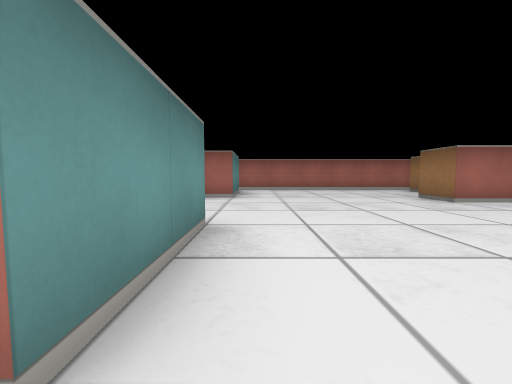
View 1 (above)

16 first-person views from a walk through a cub3D maze. The camera is about half as high as the walls, tilts 4° down and sees 90° across. The floor is counted in squares. Each view is taken from the middle of a square. On the plan, view 1 faces up. The plan holds only what a view shows up to about 9 squares ahead; the rest is blank.

View 2
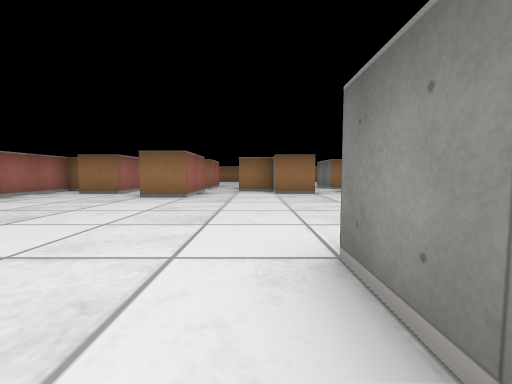

View 3
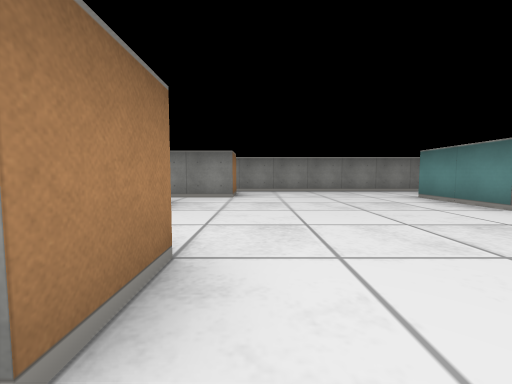

View 4
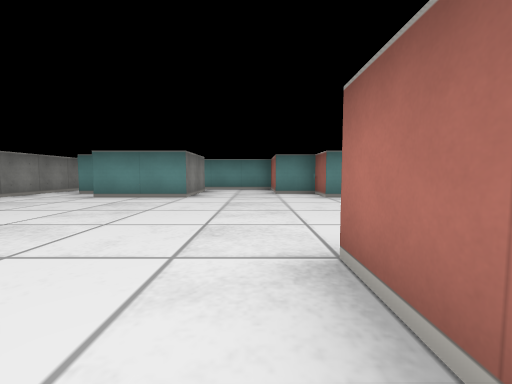

View 5
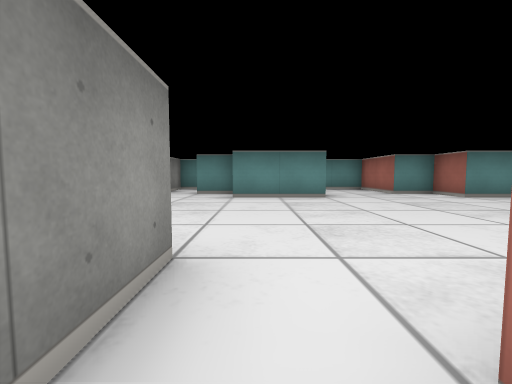

View 6
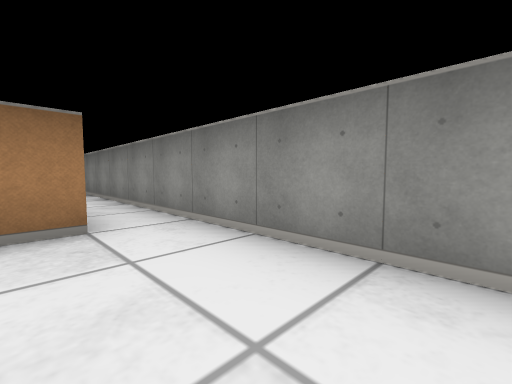

View 7
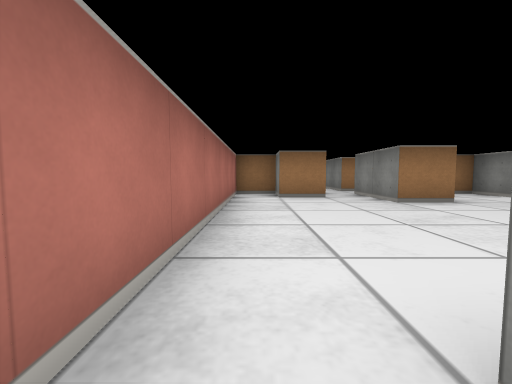

View 8
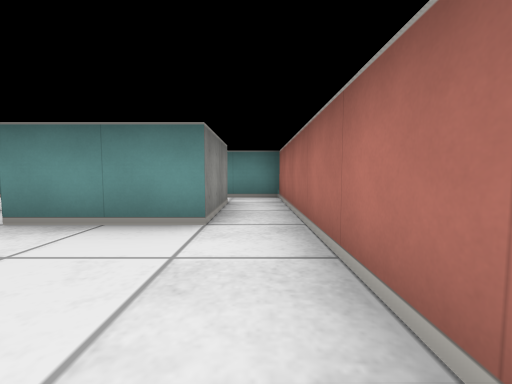

View 9
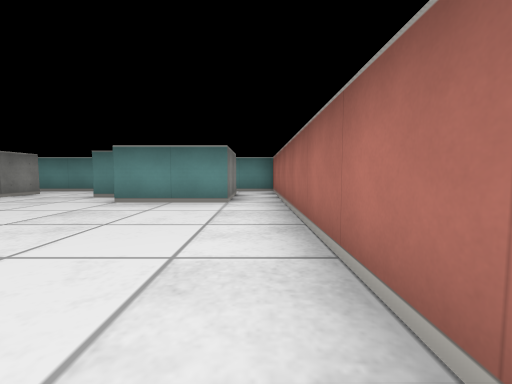

View 10
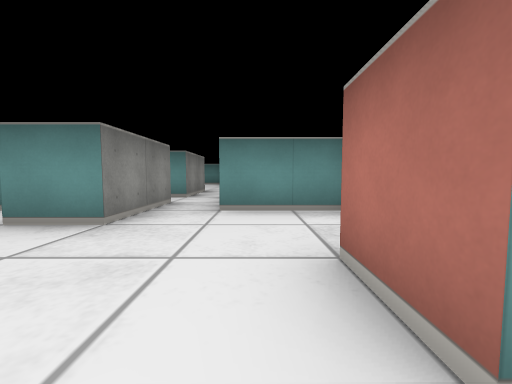

View 11
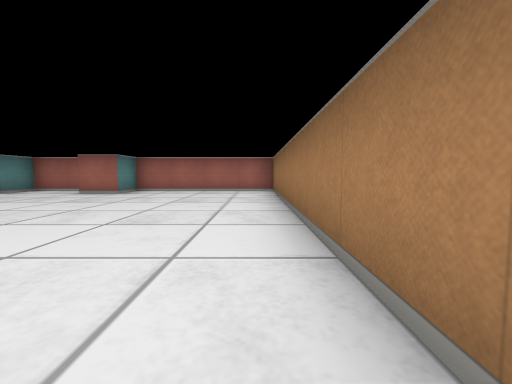

View 12
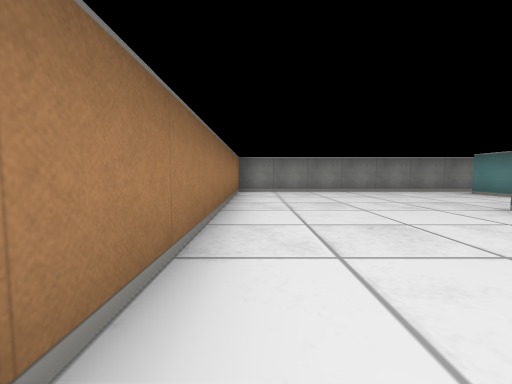

View 13
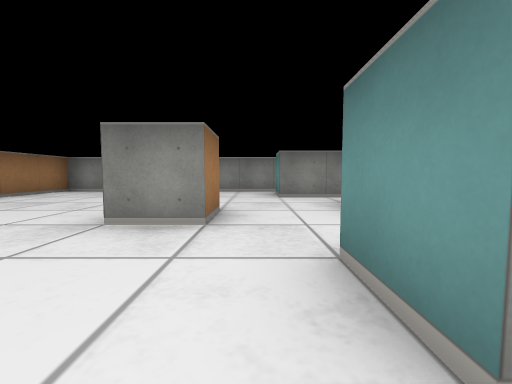

View 14
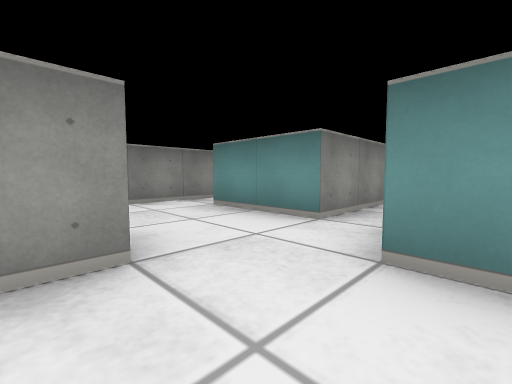

View 15
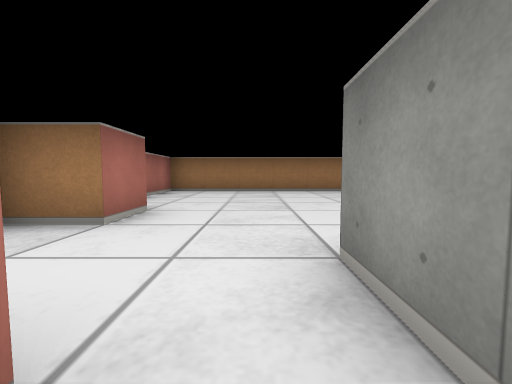

View 16
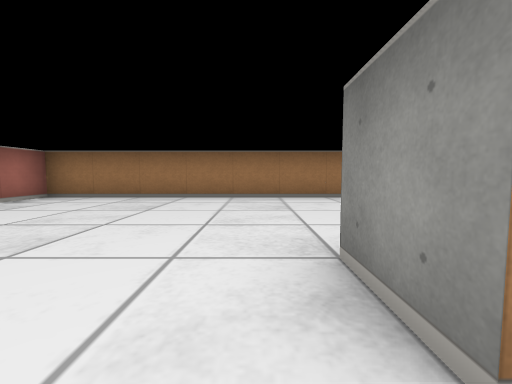

### Floor plan
Key: @ floor where view 1 was taken; # wall or solid block; . floor.
Columns run from 4 left of view 1 to 15 right of it. Each row starts with its distance up from view 1.
  9 ####################
  8 #.........##..#....#
  7 # ##.....###.......#
  6 #  #...............#
  5 ####....##.##......#
  4 #..................#
  3 #.........##..#....#
  2 #.##.....###.......#
  1    #...............#
  0   ##@...##.##......#
 -1 #..................#
 -2 ####################

Positions as (right, up) in squares from view 1, and headings:
1: (0, 0), facing up
2: (-2, 3), facing right
3: (3, 6), facing down
4: (5, 4), facing left
5: (5, 1), facing left
6: (1, 0), facing down-right
7: (-1, 8), facing right
8: (2, 8), facing left
9: (4, 8), facing left
10: (11, 7), facing left
11: (14, 1), facing up
12: (14, 6), facing down
13: (9, 6), facing down
14: (10, 5), facing down-left
15: (7, 6), facing right
16: (9, 4), facing right
